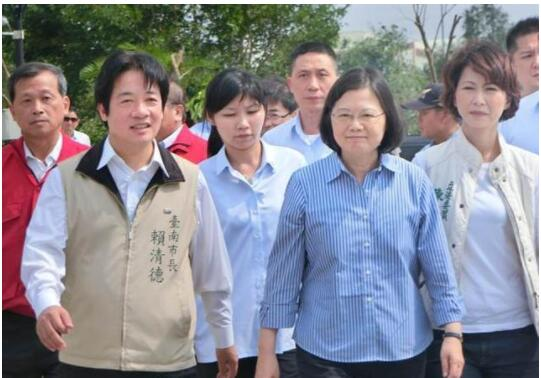
#> input picture py02/cn/13.jpg, 541 x 378 px
$ python cn01.py
#> lines starting #> are read from the running program, lines starting #| are printed output that depends on the picture; after the words box and inside, x2 and y2 are one past the last pixel; in counts of white or black regions, pixels touching at a corner belong together
# _*_ coding:utf-8 _*_
import os
import sys
from PIL import Image, ImageDraw
import numpy as np
import cv2


def detect_object(infile):
#> called with infile = '13.jpg'
    image = cv2.imread(infile)
#> image is the input picture: shape (378, 541, 3); mean B, G, R 146.8, 136.8, 137.5
    size = image.shape[:2] # 获得当前桢彩色图像的大小
#> size = (378, 541)
    # image_set=np.zeros(size,dtype=np.float16)#定义一个与当前桢图像大小相同的的灰度图像矩阵
    # image_grey = Image.new(mode= “RGBA”,size = size, color = (117,255,0))
    #image_grey = cv2.imread(img_grey)
    grey = cv2.cvtColor(image, cv2.COLOR_BGR2GRAY)  # 将当前桢图像转换成灰度图像
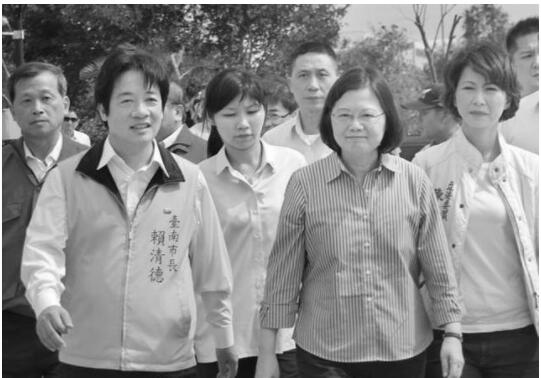
#> grey: shape (378, 541); min 9, max 255, mean 138.1
    # img_binary = cv2.threshold(image,127,255,0)#将灰度图片转化为二进制图片
    color = (220,20,60)  # 设置人脸框的颜色
    # eye_cascade = cv2.CascadeClassifier(‘/Users/liuqi/opencv/data/haarcascades/haarcascade_eye.xml’)
    classfier = cv2.CascadeClassifier("haarcascade_frontalface_alt2.xml")
    # 人脸检测，1.2和2分别为图片缩放比例和需要检测的有效点数
    faceRects = classfier.detectMultiScale(
        grey, scaleFactor=1.3, minNeighbors=1, minSize=(32, 32))
#> faceRects = [[286, 55, 53, 53], [450, 68, 55, 55], [10, 77, 56, 56], [107, 76, 65, 65], [216, 94, 52, 52], [326, 93, 59, 59]]
    result = []
    im = Image.open(infile)
    # 大于0则检测到人脸
    if len(faceRects) > 0:
        draw = ImageDraw.Draw(im)
        num = 0
        for faceRect in faceRects:
            x, y, w, h = faceRect
            cv2.rectangle(image, (x, y), (x+w, y+h), color,5)
            # 将当前帧保存为图片
            # cv2.imwrite(file_name,image_grey)
            num  = num+1
#> this loop made 6 passes
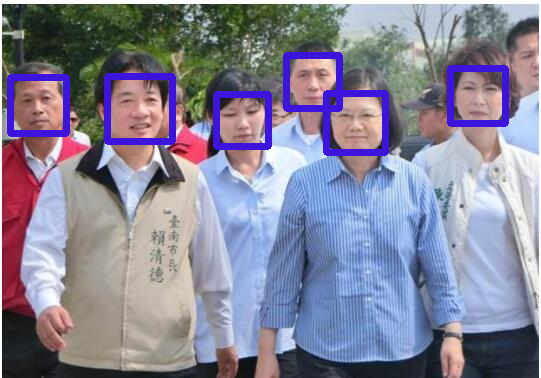
#> image: shape (378, 541, 3); 4.55% of pixels changed, all inside (x1, y1, x2, y2) = (7, 52, 509, 156)
#> after the loop, num = 6
        namenum = bytes(num)
#> (the run stopped early here; a loop or call above may not have finished)

$ run again, with py02/cn/11.jpg copied over py02/cn/13.jpg
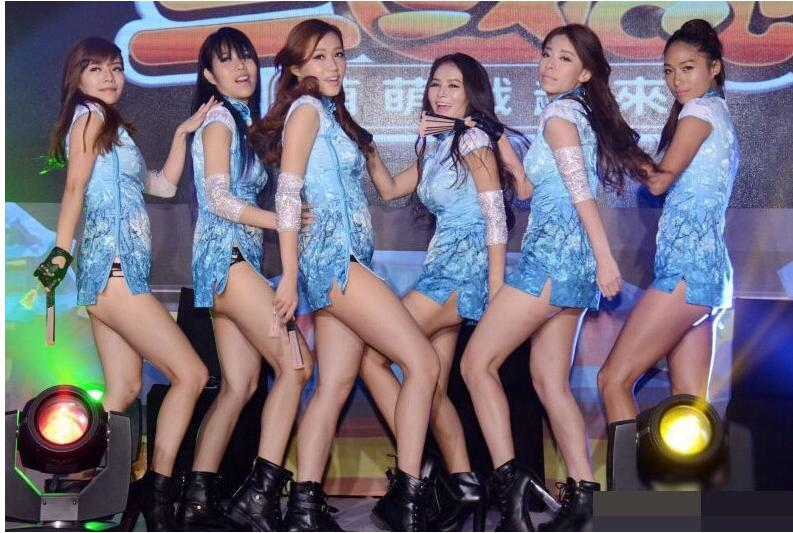
#> input picture py02/cn/11.jpg, 793 x 533 px
#> in detect_object, image is the input picture: shape (533, 793, 3); mean B, G, R 120, 107.2, 115.1
#> in detect_object, `grey = cv2.cvtColor(image, cv2.COLOR_BGR2GRAY)`:
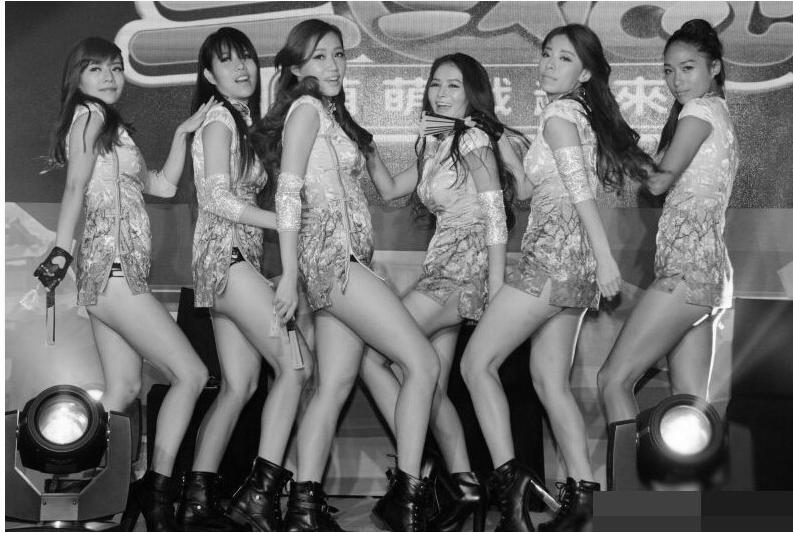
#> grey: shape (533, 793); min 0, max 255, mean 111
#> faceRects = [[422, 69, 44, 44], [0, 400, 34, 34], [654, 48, 53, 53], [81, 52, 50, 50], [208, 36, 57, 57], [302, 34, 57, 57]]
#> the loop in detect_object, `for faceRect in faceRects:` made 6 passes
#> after the loop in detect_object, `for faceRect in faceRects:`:
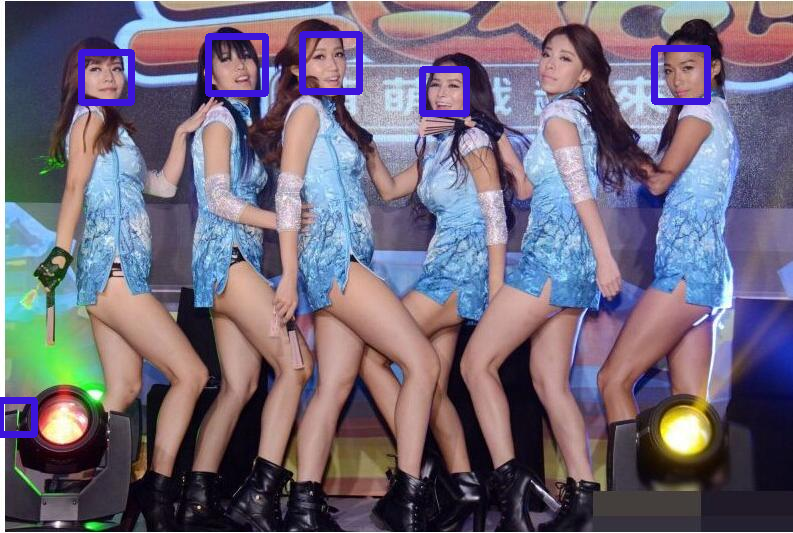
#> image: shape (533, 793, 3); 1.9% of pixels changed, all inside (x1, y1, x2, y2) = (0, 31, 711, 438)
#> after the loop in detect_object, `for faceRect in faceRects:`: num = 6
